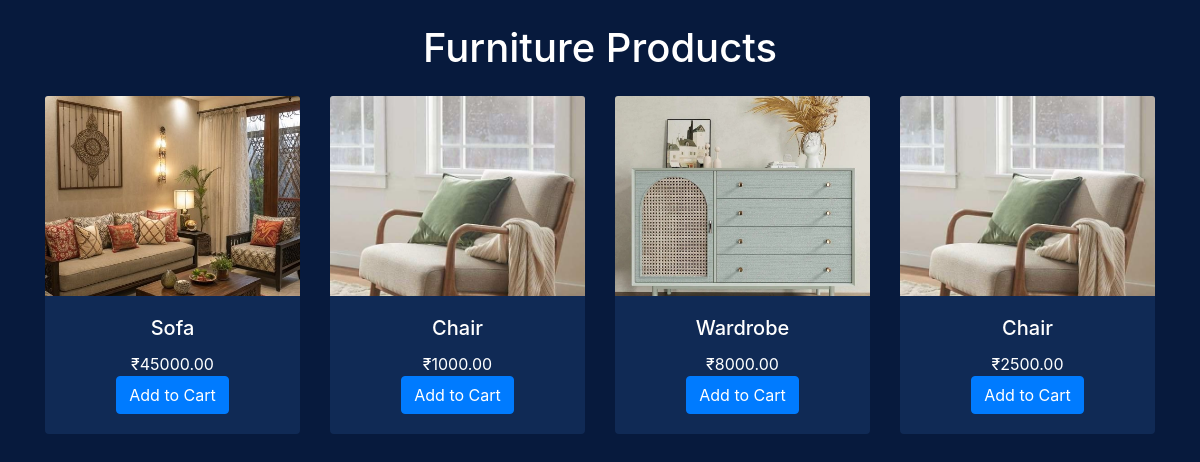
Page /products/category/1/ on the committed database.
### products/models.py (models this page shows, shortened)
class Category(models.Model):
    name = models.CharField(max_length=100)
    image = models.ImageField(upload_to='categories/', null=True, blank=True)

class Product(models.Model):
    category = models.ForeignKey(Category, on_delete=models.CASCADE, related_name='products')
    vendor = models.ForeignKey(User, on_delete=models.CASCADE, related_name='products', null=True, blank=True)  # ✅ add this line
    name = models.CharField(max_length=255)
    price = models.DecimalField(max_digits=10, decimal_places=2)
    image = models.ImageField(upload_to='products/', default='products/default.jpg')
    description = models.TextField(blank=True, null=True)

### products/views.py (the view)
# urls.py: path('category/<int:category_id>/', views.products_by_category, name='products_by_category'),
def products_by_category(request, category_id):
    category = get_object_or_404(Category, id=category_id)
    products = Product.objects.filter(category=category)
    return render(request, 'products/product.html', {
        'selected_category': category,
        'products': products
    })

### products/templates/products/product.html (shortened to what this page needs)
<!DOCTYPE html>
<html lang="en">
<head>
  <link rel="stylesheet" href="https://stackpath.bootstrapcdn.com/bootstrap/4.5.2/css/bootstrap.min.css">
</head>
<body>
  <div class="container mt-4">
    <h1 class="text-center mb-4">{{ selected_category.name }} Products</h1>
    <div class="row">
      {% for product in products %}
        <div class="col-md-3 mb-4">
          <a href="{% url 'products:product_detail' product.id %}" style="text-decoration: none; color: inherit;">
          <div class="card h-100">
            <img src="{{ product.image.url }}" class="card-img-top" alt="{{ product.name }}">
            <div class="card-body">
              <h5 class="card-title">{{ product.name }}</h5>
              <p class="card-text">₹{{ product.price }}</p>
              <a href="{% url 'cart:add_to_cart' product.id %}" class="btn btn-primary">Add to Cart</a>
            </div>
          </div>
          </a>
        </div>
      {% empty %}
        <p class="text-center">No products in this category.</p>
      {% endfor %}
    </div>
  </div>
</body>
</html>

### products/templates/products/product.html (style rules this page uses)
body { background-color: #071a3d; color: white; }
.card { background-color: #102a55; border: none; }
.card img { height: 200px; object-fit: cover; }
.card-body { text-align: center; }

### rows in the picture
Category: name "Furniture"
Product: image (picture), name "Sofa", price "45000.00"
Product: image (picture), name "Chair", price "1000.00"
Product: image (picture), name "Wardrobe", price "8000.00"
Product: image (picture), name "Chair", price "2500.00"
